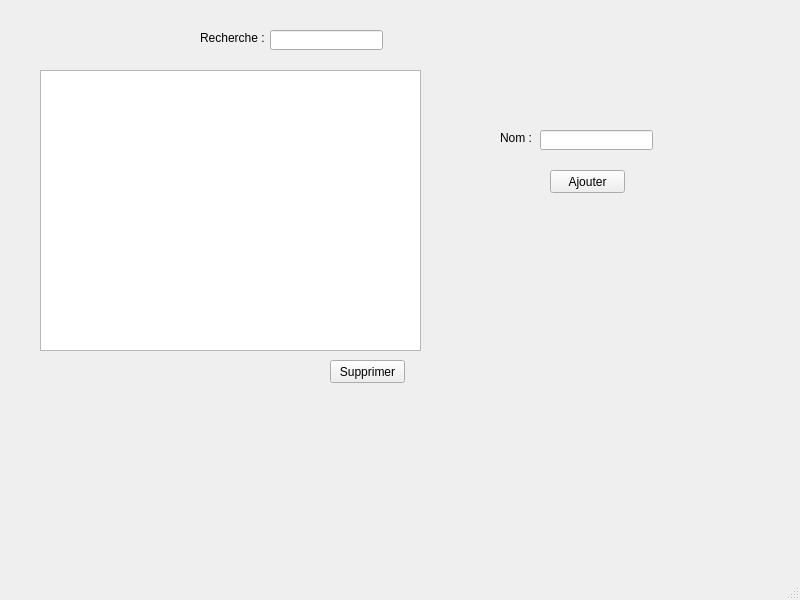
<?xml version="1.0" encoding="UTF-8"?>
<ui version="4.0">
 <class>Categorie</class>
 <widget class="QMainWindow" name="Categorie">
  <property name="geometry">
   <rect>
    <x>0</x>
    <y>0</y>
    <width>800</width>
    <height>600</height>
   </rect>
  </property>
  <property name="windowTitle">
   <string>MainWindow</string>
  </property>
  <widget class="QWidget" name="centralwidget">
   <widget class="QTableView" name="tableView">
    <property name="geometry">
     <rect>
      <x>40</x>
      <y>70</y>
      <width>381</width>
      <height>281</height>
     </rect>
    </property>
   </widget>
   <widget class="QLabel" name="label">
    <property name="geometry">
     <rect>
      <x>500</x>
      <y>130</y>
      <width>41</width>
      <height>16</height>
     </rect>
    </property>
    <property name="text">
     <string>Nom :</string>
    </property>
   </widget>
   <widget class="QLineEdit" name="txt_Nom">
    <property name="geometry">
     <rect>
      <x>540</x>
      <y>130</y>
      <width>113</width>
      <height>20</height>
     </rect>
    </property>
   </widget>
   <widget class="QPushButton" name="Ajouter">
    <property name="geometry">
     <rect>
      <x>550</x>
      <y>170</y>
      <width>75</width>
      <height>23</height>
     </rect>
    </property>
    <property name="text">
     <string>Ajouter</string>
    </property>
   </widget>
   <widget class="QPushButton" name="Supprimer">
    <property name="geometry">
     <rect>
      <x>330</x>
      <y>360</y>
      <width>75</width>
      <height>23</height>
     </rect>
    </property>
    <property name="text">
     <string>Supprimer</string>
    </property>
   </widget>
   <widget class="QLineEdit" name="txt_Search">
    <property name="geometry">
     <rect>
      <x>270</x>
      <y>30</y>
      <width>113</width>
      <height>20</height>
     </rect>
    </property>
   </widget>
   <widget class="QLabel" name="label_2">
    <property name="geometry">
     <rect>
      <x>200</x>
      <y>30</y>
      <width>71</width>
      <height>16</height>
     </rect>
    </property>
    <property name="text">
     <string>Recherche :</string>
    </property>
   </widget>
  </widget>
  <widget class="QMenuBar" name="menubar">
   <property name="geometry">
    <rect>
     <x>0</x>
     <y>0</y>
     <width>800</width>
     <height>21</height>
    </rect>
   </property>
  </widget>
  <widget class="QStatusBar" name="statusbar"/>
 </widget>
 <resources/>
 <connections/>
</ui>
